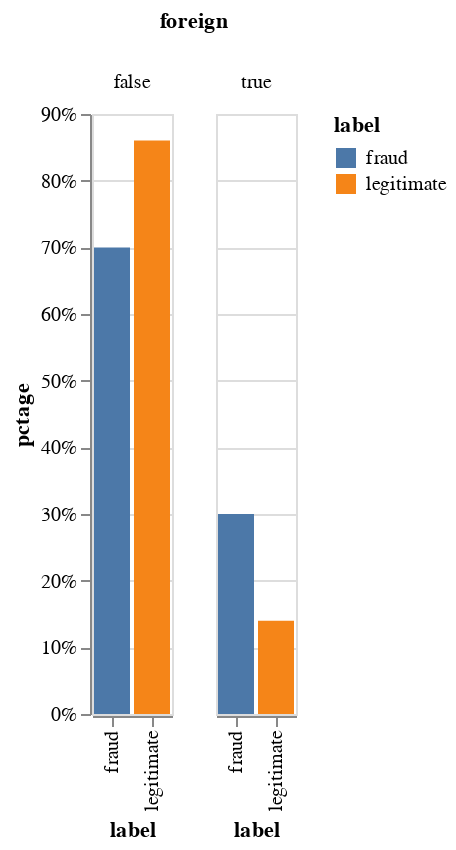

This figure's notebook cell:
### Markdown cell above
# Foreign transaction distribution

### Code cell
pt = pd.pivot_table(df[["label", "foreign", "timestamp"]], 
                    index=["label", "foreign"], aggfunc=len)

pt.columns = ['count']
gdf = pd.DataFrame(pt.to_records())

gdf['total'] = gdf.groupby('label')['count'].transform(np.sum)
gdf['pctage'] = gdf['count'] / gdf['total']

gdf

alt.Chart(gdf).mark_bar().encode(
    alt.Y('pctage:Q', axis=alt.Axis(format='.0%')), column='foreign', x="label", color='label'
)

### Figure 1 — Vega-Lite specification as saved in the notebook (floating-point values rounded to 4 significant figures)
{"config": {"view": {"continuousWidth": 400, "continuousHeight": 300}}, "data": {"name": "data-bde28f5912bd19767a0ea15616581bf3"}, "mark": "bar", "encoding": {"color": {"type": "nominal", "field": "label"}, "column": {"type": "nominal", "field": "foreign"}, "x": {"type": "nominal", "field": "label"}, "y": {"type": "quantitative", "axis": {"format": ".0%"}, "field": "pctage"}}, "$schema": "https://vega.github.io/schema/vega-lite/v4.0.0.json", "datasets": {"data-bde28f5912bd19767a0ea15616581bf3": [{"label": "fraud", "foreign": false, "count": 32472, "total": 46396, "pctage": 0.6999}, {"label": "fraud", "foreign": true, "count": 13924, "total": 46396, "pctage": 0.3001}, {"label": "legitimate", "foreign": false, "count": 2110565, "total": 2453604, "pctage": 0.8602}, {"label": "legitimate", "foreign": true, "count": 343039, "total": 2453604, "pctage": 0.1398}]}}
